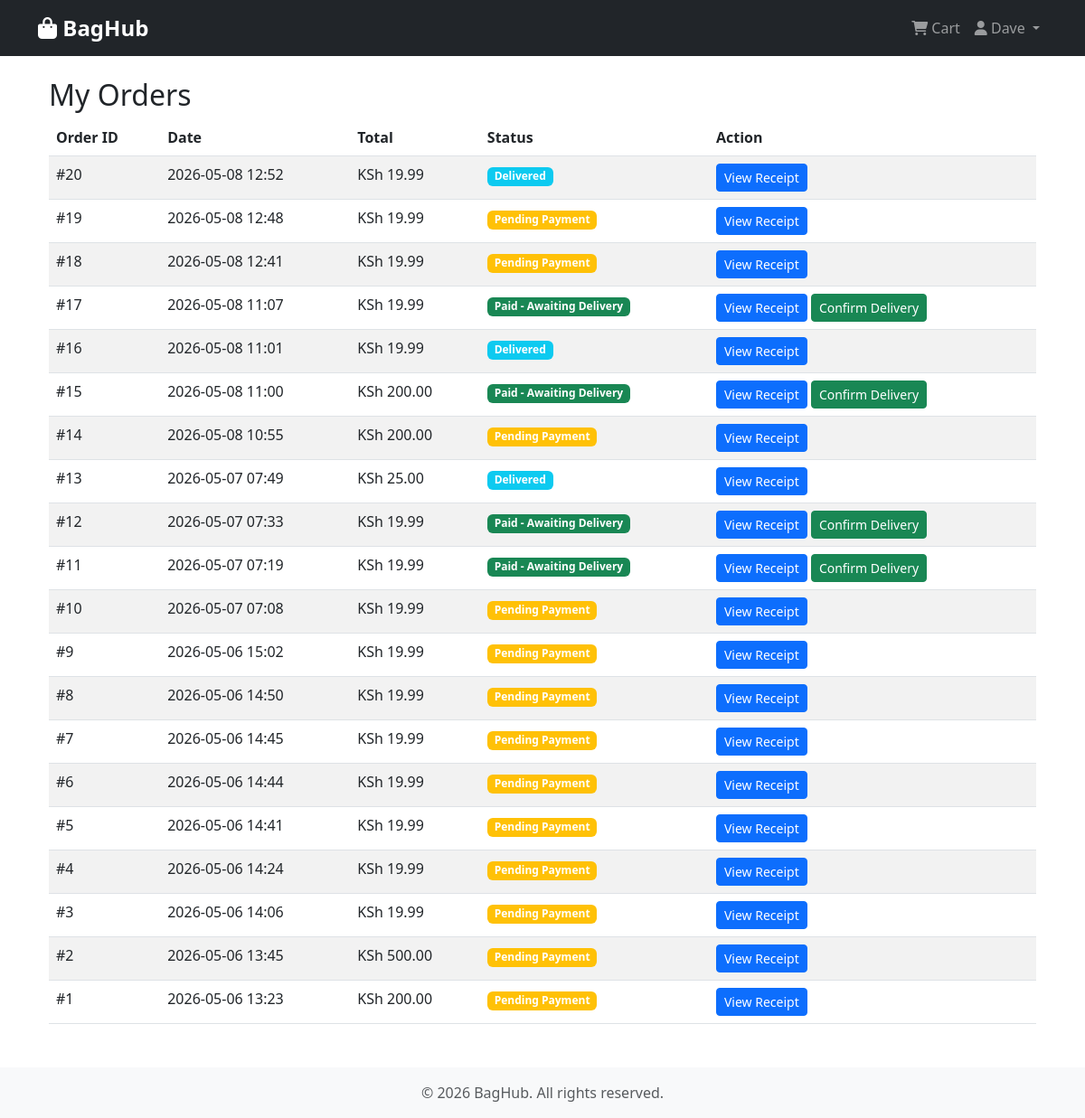
The app's page /orders/my-orders/ (signed in), older data.
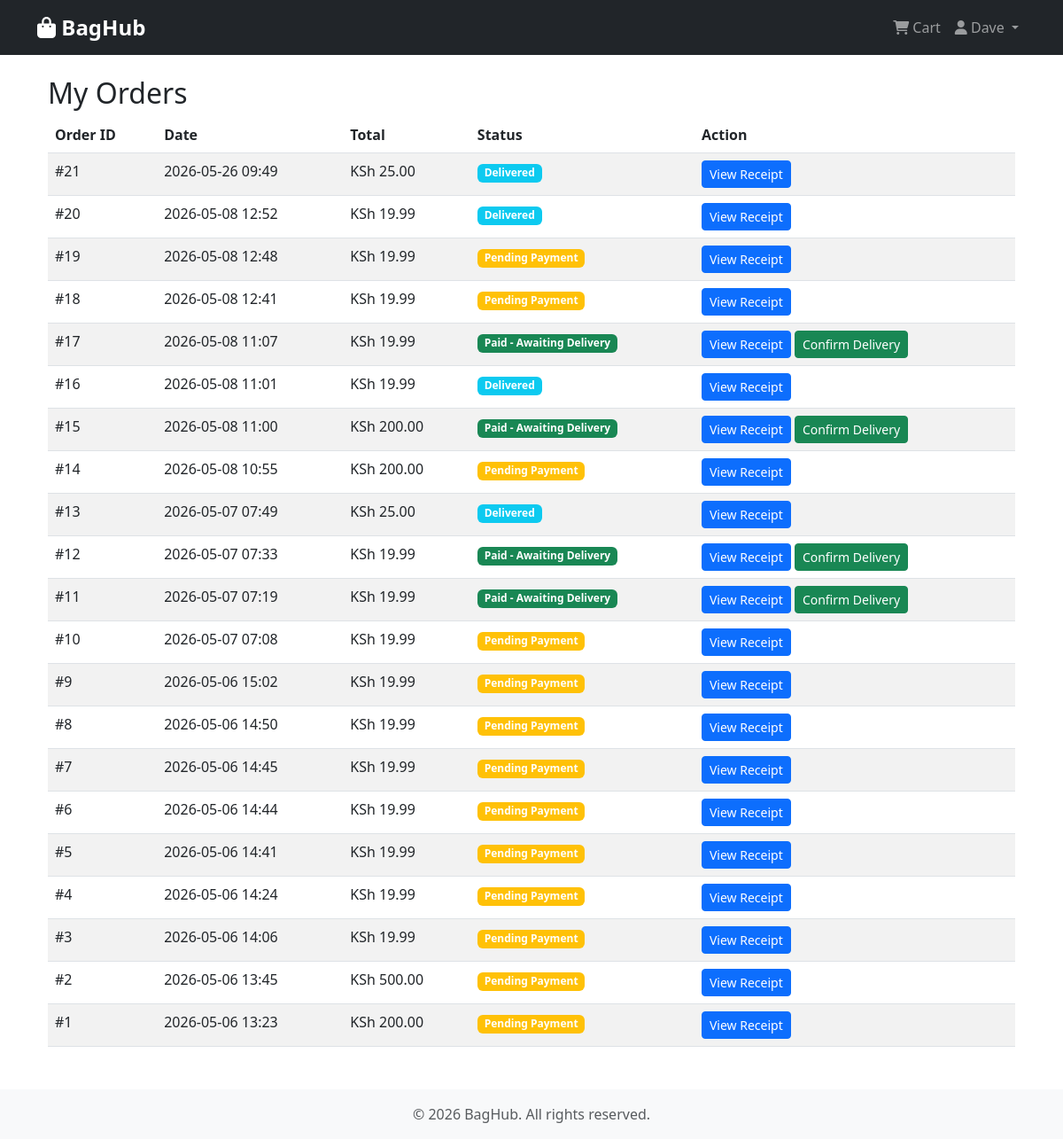
The same page, newer data.
### orders/models.py (models this page shows)
class Order(models.Model):
    STATUS_CHOICES = (
        ('pending', 'Pending'),
        ('paid', 'Paid'),
        ('cancelled', 'Cancelled'),
        ('delivered', 'Delivered'),
    )
    user = models.ForeignKey(settings.AUTH_USER_MODEL, on_delete=models.CASCADE)
    created_at = models.DateTimeField(auto_now_add=True)
    total_amount = models.DecimalField(max_digits=10, decimal_places=2)
    status = models.CharField(max_length=10, choices=STATUS_CHOICES, default='pending')

### orders/views.py (the view)
# urls.py: path('my-orders/', views.order_list, name='order_list'),
@login_required
def order_list(request):
    orders = Order.objects.filter(user=request.user).order_by('-created_at')
    return render(request, 'orders/order_list.html', {'orders': orders})

### templates/orders/order_list.html (shortened to what this page needs)
{% extends 'base.html' %}
{% block content %}
<div class="container mt-4">
    <h2>My Orders</h2>
    {% if orders %}
        <div class="table-responsive">
            <table class="table table-striped">
                <thead>
                    <tr>
                        <th>Order ID</th>
                        <th>Date</th>
                        <th>Total</th>
                        <th>Status</th>
                        <th>Action</th>
                    </tr>
                </thead>
                <tbody>
                    {% for order in orders %}
                    <tr>
                        <td>#{{ order.id }}</td>
                        <td>{{ order.created_at|date:"Y-m-d H:i" }}</td>
                        <td>KSh {{ order.total_amount }}</td>
                        <td>
                            {% if order.status == 'pending' %}
                                <span class="badge bg-warning">Pending Payment</span>
                            {% elif order.status == 'paid' %}
                                <span class="badge bg-success">Paid - Awaiting Delivery</span>
                            {% elif order.status == 'delivered' %}
                                <span class="badge bg-info">Delivered</span>
                            {% elif order.status == 'cancelled' %}
                                <span class="badge bg-danger">Cancelled</span>
                            {% endif %}
                        </td>
                        <td>
                            <a href="{% url 'orders:receipt' order.id %}" class="btn btn-sm btn-primary">View Receipt</a>
                            {% if order.status == 'paid' %}
                                <form method="post" action="{% url 'orders:confirm_delivery' order.id %}" style="display:inline;">
                                    <button type="submit" class="btn btn-sm btn-success">Confirm Delivery</button>
                                </form>
                            {% endif %}
                        </td>
                    </tr>
                    {% endfor %}
                </tbody>
            </table>
        </div>
    {% else %}
        <div class="alert alert-info">You haven't placed any orders yet. <a href="{% url 'products:product_list' %}">Start shopping</a></div>
    {% endif %}
</div>
{% endblock %}

Row changes from the older to the newer data that the page shows:
added Order: id "21", created_at "2026-05-26 09:49", total_amount "25.00", status "Delivered"
